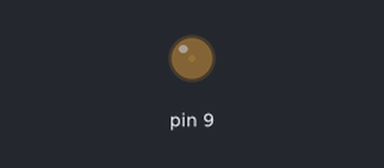
A sketch run on a simulated Arduino Uno, built with avr-gcc and run on an emulated ATmega328P. On the bench: output pins drawn as LEDs (lit = HIGH).

Above: at 0.05 s.
At 1.25 s:
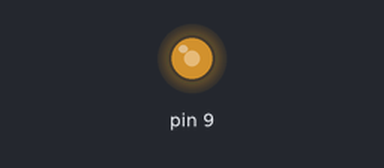
At 1.85 s:
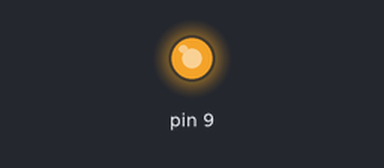
At 3.65 s:
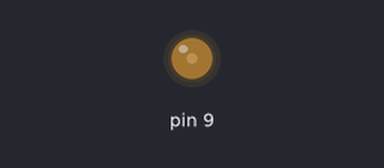
Timing chart, 0 to 5.3 s (numbered marks = the images above):
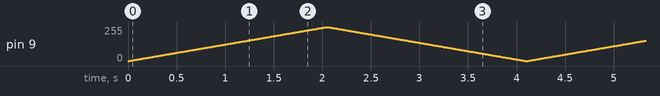

The sketch:

sketch_jul30d.ino
```cpp
int sensor;
void setup() {
  pinMode(9,OUTPUT);
  Serial.begin(9600);

}

void loop() {
 for(int i=0;i<=255;i++){
  analogWrite(9,i);
  delay(8);
 }
 for(int i=255;i>=0;i--){
  analogWrite(9,i);
  delay(8);
 }
}
```
